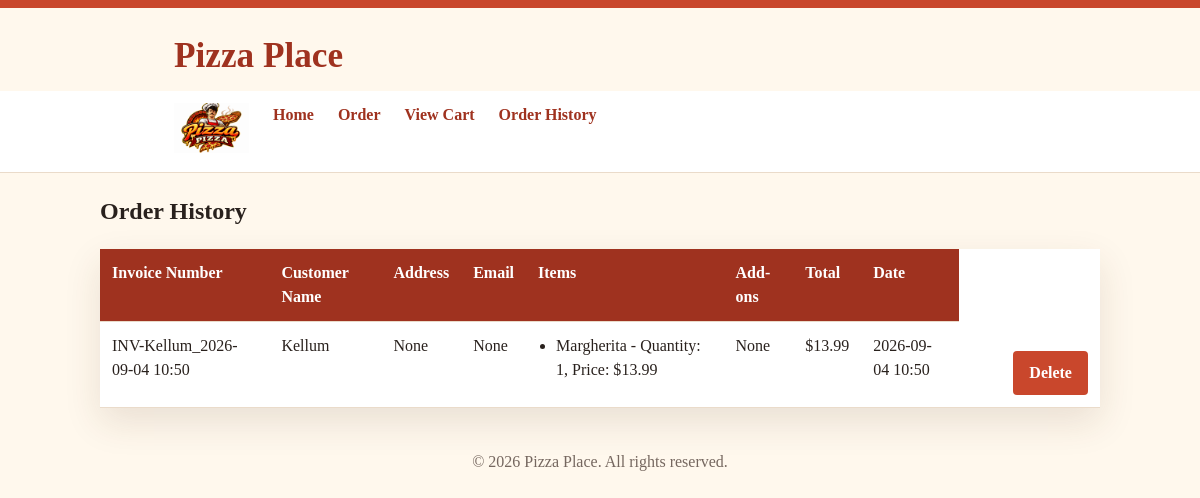
The page /orders on the database as committed earlier.
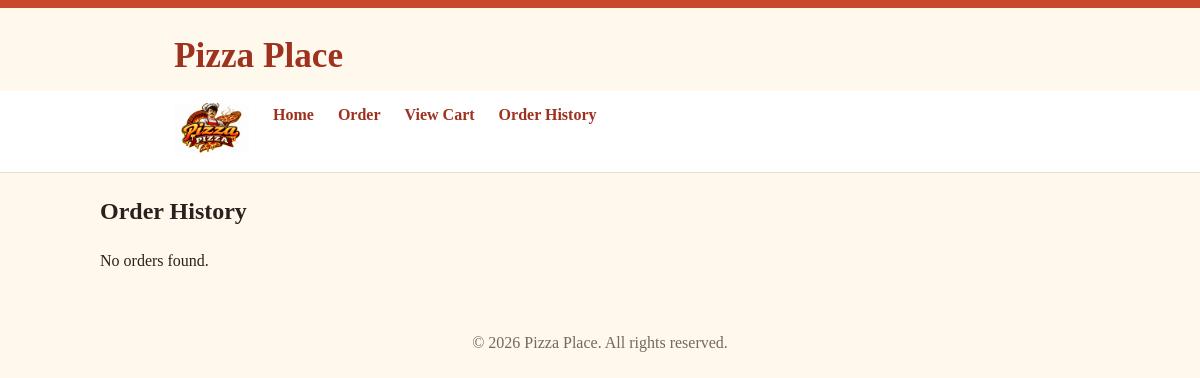
The same page on the database as committed later.
### tables this page shows
CREATE TABLE pizza_orders (
                id INTEGER PRIMARY KEY AUTOINCREMENT,
                invoice_number TEXT NOT NULL,
                customer_name TEXT NOT NULL,
                email TEXT,
                address TEXT,
                card_name TEXT,
                card_number TEXT,
                card_expiry TEXT,
                cart TEXT NOT NULL,
                total REAL NOT NULL,
                addons TEXT,
                order_date TIMESTAMP DEFAULT CURRENT_TIMESTAMP
            );

### app.py (the view)
@app.route('/orders') # the code that displays the order history page and retrieves the order data from the database.
def order_history():
    initialise_database()
    with sqlite3.connect('database.db') as conn:
        cursor = conn.cursor()
        cursor.execute('''
            SELECT
                id, invoice_number, customer_name, email, address,
                card_name, card_number, card_expiry, cart, total,
                addons, order_date
            FROM pizza_orders
            ORDER BY id DESC
        ''')
        rows = cursor.fetchall()
        orders = []
        for row in rows:
            orders.append({
                'id': row[0],
                'invoice_number': row[1],
                'customer_name': row[2],
                'email': row[3],
                'address': row[4],
                'items': json.loads(row[8]),
                'total': row[9],
                'addons': json.loads(row[10] or '{}'),
                'date': row[11]
            })
    return render_template('order_history.html', orders=orders)

### Templates/order_history.html (shortened to what this page needs)
{% extends "base.html" %}
{% block content %}
    <h2>Order History</h2>
    {% if orders %}
        <table>
            <thead>
                <tr>
                    <th>Invoice Number</th>
                    <th>Customer Name</th>
                    <th>Address</th>
                    <th>Email</th>
                    <th>Items</th>
                    <th>Add-ons</th>
                    <th>Total</th>
                    <th>Date</th>
                </tr>
            </thead>
            <tbody>
                {% for order in orders %}
                    <tr>
                        <td>{{ order['invoice_number'] }}</td>
                        <td>{{ order['customer_name'] }}</td>
                        <td>{{ order['address'] }}</td>
                        <td>{{ order['email'] }}</td>
                        <td>
                            <ul>
                                {% for item, details in order['items'].items() %}
                                    <li>{{ item }} - Quantity: {{ details['quantity'] }}, Price: ${{ "%.2f"|format(details['price']) }}</li>
                                {% else %}
                                    <li>No items</li>
                                {% endfor %}
                            </ul>
                        </td>
                        <td>
                            {% if order['addons'] %}
                                <ul>
                                    {% for addon, price in order['addons'].items() %}
                                        <li>{{ addon }} - ${{ "%.2f"|format(price) }}</li>
                                    {% endfor %}
                                </ul>
                            {% else %}
                                <span>None</span>
                            {% endif %}
                        </td>
                        <td>${{ "%.2f"|format(order['total']) }}</td>
                        <td>{{ order['date'] }}</td>
                    <td>
                    </td>
                    <td>
                        <form action="{{ url_for('cancel_saved_order', order_id=order['id']) }}" method="post" style="display:inline;">
                            <button type="submit" onclick="return confirm('Are you sure you want to cancel this order?');">Delete</button>
                        </form>
                    </td>
                 </tr>
                {% endfor %}
            </tbody>
        </table>
    {% else %}
        <p>No orders found.</p>
    {% endif %}
{% endblock %}

Rows that differ between the two databases and show on the page:
removed pizza_orders: invoice_number "INV-Kellum_2026-09-04 10:50", customer_name "Kellum", address "None", email "None", items "Margherita", quantity "1", price "13.99", total "13.99", date "2026-09-04 10:50"
Other text that changed with them:
text no longer shown: "Invoice Number Customer Name Address Email Items Add-ons Total Date"
text now shown: "No orders found."
